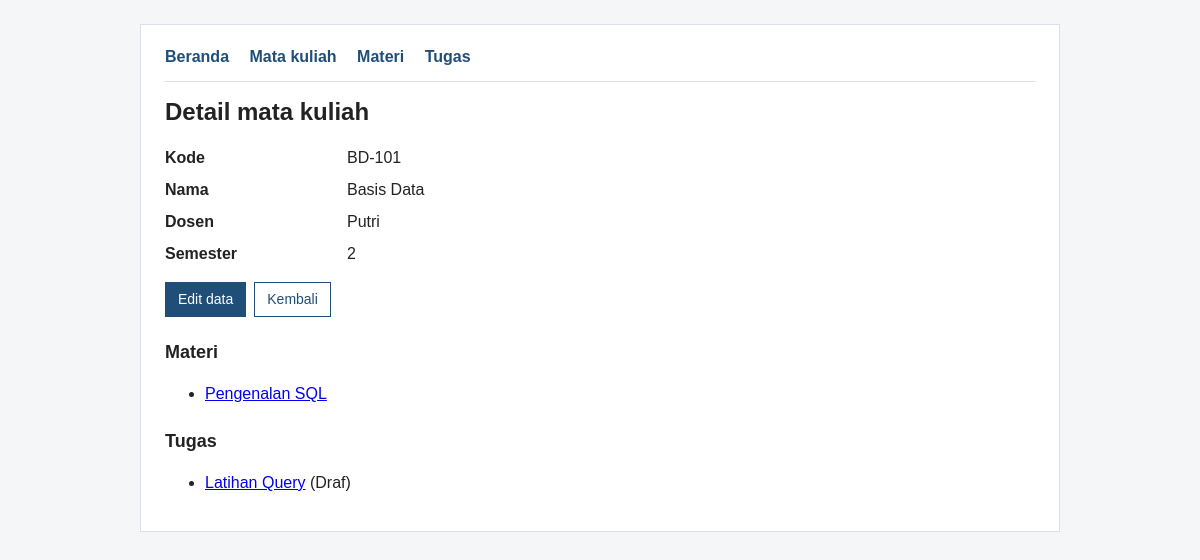
The page /detail_mata_kuliah.php?id=2 on the database its author committed.
### tables this page shows
CREATE TABLE mata_kuliah (
    id INT UNSIGNED AUTO_INCREMENT PRIMARY KEY,
    kode VARCHAR(20) NOT NULL UNIQUE,
    nama VARCHAR(100) NOT NULL,
    dosen VARCHAR(100) NOT NULL,
    semester TINYINT UNSIGNED NOT NULL
);

CREATE TABLE materi (
    id INT UNSIGNED AUTO_INCREMENT PRIMARY KEY,
    mata_kuliah_id INT UNSIGNED NOT NULL,
    judul VARCHAR(150) NOT NULL,
    isi TEXT NOT NULL,
    tautan VARCHAR(255) NOT NULL,
    FOREIGN KEY (mata_kuliah_id)
        REFERENCES mata_kuliah(id)
        ON DELETE RESTRICT
);

CREATE TABLE tugas (
    id INT UNSIGNED AUTO_INCREMENT PRIMARY KEY,
    mata_kuliah_id INT UNSIGNED NOT NULL,
    judul VARCHAR(150) NOT NULL,
    instruksi TEXT NOT NULL,
    tenggat DATE NOT NULL,
    status VARCHAR(20) NOT NULL,
    FOREIGN KEY (mata_kuliah_id)
        REFERENCES mata_kuliah(id)
        ON DELETE RESTRICT
);

### detail_mata_kuliah.php (the view, shortened to what this page needs)
<?php
require 'koneksi.php';
function e($s) { return htmlspecialchars((string) $s, ENT_QUOTES, 'UTF-8'); }
$id = filter_var($_GET['id'] ?? '', FILTER_VALIDATE_INT, ['options' => ['min_range' => 1]]);
$stmt = $conn->prepare('SELECT id, kode, nama, dosen, semester FROM mata_kuliah WHERE id = ?');
$stmt->bind_param('i', $id);
$stmt->execute();
$mk = $stmt->get_result()->fetch_assoc();
$stmt = $conn->prepare('SELECT id, judul FROM materi WHERE mata_kuliah_id = ? ORDER BY judul');
$stmt->bind_param('i', $id);
$stmt->execute();
$materi = $stmt->get_result()->fetch_all(MYSQLI_ASSOC);
$stmt = $conn->prepare('SELECT id, judul, status FROM tugas WHERE mata_kuliah_id = ? ORDER BY judul');
$stmt->bind_param('i', $id);
$stmt->execute();
$tugas = $stmt->get_result()->fetch_all(MYSQLI_ASSOC);
?>
<!DOCTYPE html>
<html lang="id">
<head>
    <link rel="stylesheet" href="style.css">
</head>
<body>
<div class="container">
    <nav>
        <a href="index.php">Beranda</a>
        <a href="daftar_mata_kuliah.php">Mata kuliah</a>
        <a href="daftar_materi.php">Materi</a>
        <a href="daftar_tugas.php">Tugas</a>
    </nav>
    <hr>
    <h1>Detail mata kuliah</h1>
    <dl class="detail">
        <dt>Kode</dt><dd><?= e($mk['kode']) ?></dd>
        <dt>Nama</dt><dd><?= e($mk['nama']) ?></dd>
        <dt>Dosen</dt><dd><?= e($mk['dosen']) ?></dd>
        <dt>Semester</dt><dd><?= (int) $mk['semester'] ?></dd>
    </dl>
    <div class="aksi">
        <a class="btn btn-primary" href="edit_mata_kuliah.php?id=<?= (int) $mk['id'] ?>">Edit data</a>
        <a class="btn" href="daftar_mata_kuliah.php">Kembali</a>
    </div>
    <h2>Materi</h2>
    <?php if (!$materi): ?>
        <p class="kosong">Belum ada materi.</p>
    <?php else: ?>
        <ul>
            <?php foreach ($materi as $r): ?>
                <li><a href="detail_materi.php?id=<?= (int) $r['id'] ?>"><?= e($r['judul']) ?></a></li>
            <?php endforeach; ?>
        </ul>
    <?php endif; ?>
    <h2>Tugas</h2>
    <?php if (!$tugas): ?>
        <p class="kosong">Belum ada tugas.</p>
    <?php else: ?>
        <ul>
            <?php foreach ($tugas as $r): ?>
                <li>
                    <a href="detail_tugas.php?id=<?= (int) $r['id'] ?>"><?= e($r['judul']) ?></a>
                    (<?= e($r['status']) ?>)
                </li>
            <?php endforeach; ?>
        </ul>
    <?php endif; ?>
</div>
</body>
</html>

### style.css (style rules this page uses)
* { box-sizing: border-box; }
body { font-family: Arial, Helvetica, sans-serif; color: #222; background: #f4f6f8; margin: 0; line-height: 1.5; }
.container { max-width: 920px; margin: 24px auto; padding: 20px 24px; background: #fff; border: 1px solid #dde; }
nav a { margin-right: 16px; color: #1f4e79; font-weight: bold; text-decoration: none; }
h1 { margin: 8px 0 4px; font-size: 24px; }
h2 { font-size: 18px; margin-top: 22px; }
hr { border: 0; border-top: 1px solid #ddd; margin: 12px 0; }
.btn { display: inline-block; padding: 6px 12px; border: 1px solid #1f4e79; background: #fff; color: #1f4e79; text-decoration: none; font-size: 14px; font-family: inherit; cursor: pointer; }
.btn-primary { background: #1f4e79; color: #fff; }
.aksi { display: flex; gap: 8px; align-items: center; }
dl.detail { display: grid; grid-template-columns: 170px 1fr; gap: 8px 12px; }
dl.detail dt { font-weight: bold; }
dl.detail dd { margin: 0; }

### rows shown on the page
mata_kuliah: kode "BD-101", nama "Basis Data", dosen "Putri", semester "2"
materi: judul "Pengenalan SQL"
tugas: judul "Latihan Query", status "Draf"
